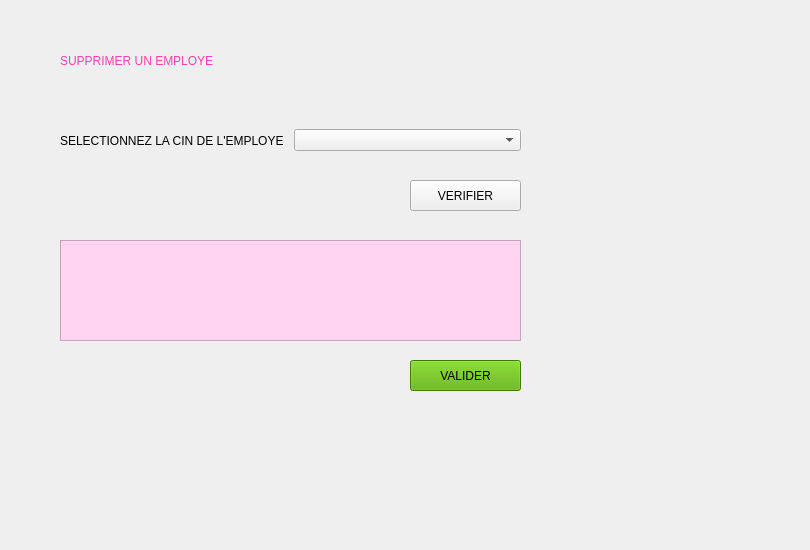
     <widget class="QWidget" name="stackedWidgetPage4">
      <widget class="QLabel" name="label_menu_active_4">
       <property name="geometry">
        <rect>
         <x>60</x>
         <y>40</y>
         <width>311</width>
         <height>41</height>
        </rect>
       </property>
       <property name="styleSheet">
        <string notr="true">font: 75 18pt &quot;MS Shell Dlg 2&quot;;
color: rgb(247, 65, 173);</string>
       </property>
       <property name="text">
        <string>SUPPRIMER UN EMPLOYE</string>
       </property>
      </widget>
      <widget class="QPushButton" name="pushButton_verifier_supprimer">
       <property name="geometry">
        <rect>
         <x>410</x>
         <y>180</y>
         <width>111</width>
         <height>31</height>
        </rect>
       </property>
       <property name="cursor">
        <cursorShape>BusyCursor</cursorShape>
       </property>
       <property name="toolTip">
        <string>Verifier les informations de l'employé </string>
       </property>
       <property name="text">
        <string>VERIFIER</string>
       </property>
       <property name="icon">
        <iconset>
         <normaloff>../resources/recherche.png</normaloff>../resources/recherche.png</iconset>
       </property>
      </widget>
      <widget class="QTableView" name="tableView_supprimer">
       <property name="geometry">
        <rect>
         <x>60</x>
         <y>240</y>
         <width>461</width>
         <height>101</height>
        </rect>
       </property>
       <property name="styleSheet">
        <string notr="true">background-color: rgb(255, 212, 243);</string>
       </property>
      </widget>
      <widget class="QPushButton" name="pushButton_valider_suppression">
       <property name="geometry">
        <rect>
         <x>410</x>
         <y>360</y>
         <width>111</width>
         <height>31</height>
        </rect>
       </property>
       <property name="cursor">
        <cursorShape>PointingHandCursor</cursorShape>
       </property>
       <property name="toolTip">
        <string>valider la suppresion</string>
       </property>
       <property name="styleSheet">
        <string notr="true">background-color: rgb(85, 170, 0);</string>
       </property>
       <property name="text">
        <string>VALIDER</string>
       </property>
       <property name="icon">
        <iconset>
         <normaloff>../resources/valider.png</normaloff>../resources/valider.png</iconset>
       </property>
      </widget>
      <widget class="QWidget" name="layoutWidget_4">
       <property name="geometry">
        <rect>
         <x>60</x>
         <y>110</y>
         <width>461</width>
         <height>61</height>
        </rect>
       </property>
       <layout class="QHBoxLayout" name="horizontalLayout_2">
        <item>
         <widget class="QLabel" name="label_20">
          <property name="text">
           <string>SELECTIONNEZ LA CIN DE L'EMPLOYE</string>
          </property>
         </widget>
        </item>
        <item>
         <widget class="QComboBox" name="comboBox_cin_suppr"/>
        </item>
       </layout>
      </widget>
      <widget class="QLabel" name="label_cadre_2">
       <property name="geometry">
        <rect>
         <x>-130</x>
         <y>0</y>
         <width>801</width>
         <height>541</height>
        </rect>
       </property>
       <property name="text">
        <string/>
       </property>
       <property name="pixmap">
        <pixmap>../../Downloads/cadre.png</pixmap>
       </property>
       <property name="scaledContents">
        <bool>true</bool>
       </property>
      </widget>
      <zorder>label_cadre_2</zorder>
      <zorder>label_menu_active_4</zorder>
      <zorder>pushButton_verifier_supprimer</zorder>
      <zorder>tableView_supprimer</zorder>
      <zorder>pushButton_valider_suppression</zorder>
      <zorder>layoutWidget_4</zorder>
     </widget>
